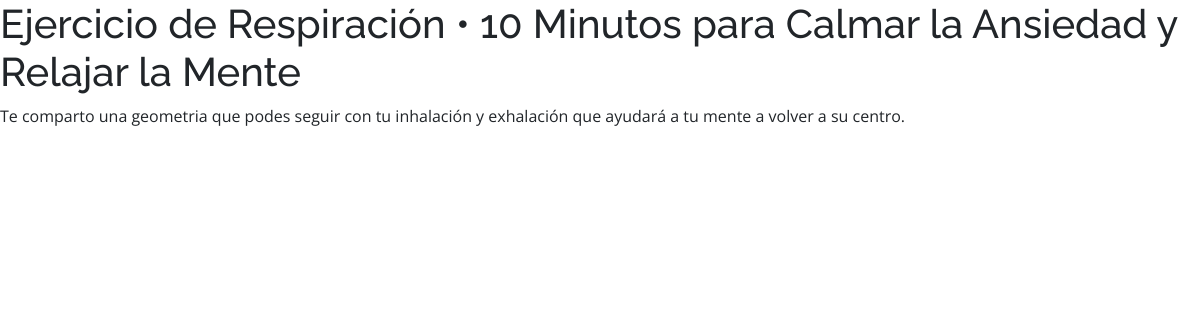
Screenshot of /personalActivities/personalActivity/2/ (signed in) with the database file from the repository.
### personalActivities/models.py (models this page shows, shortened)
class PersonalActivites(models.Model):
  name = models.CharField(max_length=254, unique=True)
  description = models.CharField(max_length=254)
  image_URL = models.URLField(max_length=1000, blank=True)
  video_URL = models.URLField(max_length=1000, blank=True)
  lecture = models.CharField(max_length=1000000, blank=True)
  pub_data = models.DateTimeField('date published')
  duration = models.DurationField()
  activityType = models.ForeignKey(ActivityType, on_delete=models.CASCADE)
  categories = models.ManyToManyField(ActivityCategory)

### personalActivities/views.py (the view)
@login_required(login_url='/users/login/')
def singleActivity(request, activity_id):
  activity = get_object_or_404(PersonalActivites, pk=activity_id)
  context = {
    "activity" : activity
  }
  return render(request, "personalActivities/activity.html", context)

### personalActivities/templates/personalActivities/activity.html (shortened to what this page needs)
{% extends 'home/base.html' %}
{% load static %}
{% block content %}
<h1>{{ activity.name }}</h1>
<p>{{ activity.description }} </p>
{% endblock %}

### home/static/home/css/style.css (style rules this page uses)
body { font-family: "Open Sans", sans-serif; color: #212529; }
h1, h2, h3, h4, h5, h6, .font-primary { font-family: "Raleway", sans-serif; }

### rows the page displays
PersonalActivites: name "Ejercicio de Respiración • 10 Minutos para Calmar la Ansiedad y Relajar la Mente", description "Te comparto una geometria que podes seguir con tu inhalación y exhalación que ayudará a tu mente a volver a su centro."
